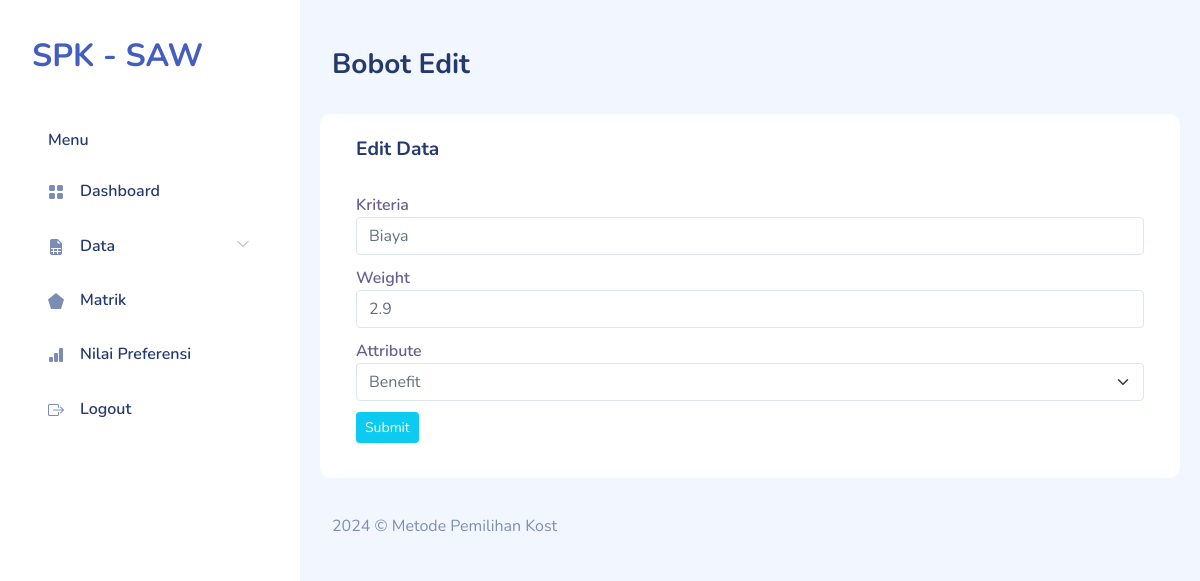
The page /bobot-edit.php?id=1 (signed in) on the database as committed earlier.
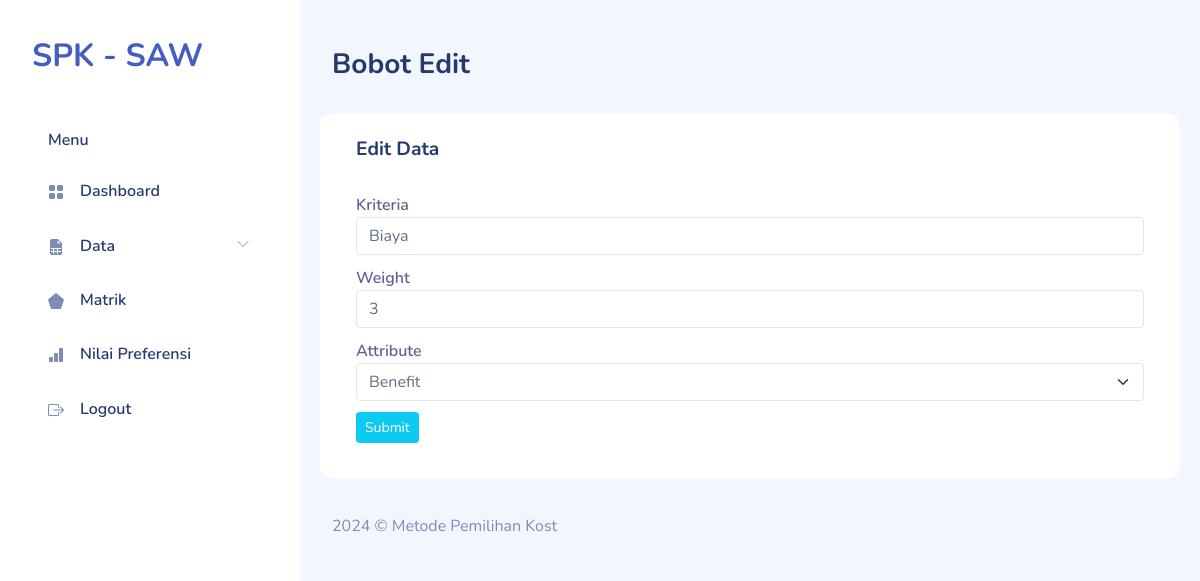
The same page on the database as committed later.
### tables this page shows
CREATE TABLE `saw_criterias` (
  `id_criteria` tinyint(3) UNSIGNED NOT NULL,
  `criteria` varchar(100) NOT NULL,
  `weight` float NOT NULL,
  `attribute` set('benefit','cost') DEFAULT NULL
);

### bobot-edit.php (the view, shortened to what this page needs)
<?php
require "include/conn.php";
$id = $_GET['id'];
$sql = "SELECT * FROM saw_criterias WHERE id_criteria = '$id' ";
$result = $db->query($sql);
$row = $result->fetch_array();
?>
<!DOCTYPE html>
<html lang="en">
    <?php require "layout/head.php";?>
    <body>
        <div id="app">
            <?php require "layout/sidebar.php";?>
            <div id="main">
                <div class="page-heading">
                    <h3>Bobot Edit</h3>
                </div>
                <div class="page-content">
                    <section class="row">
                    <div class="card">
                        <div class="card-header">
                            <h4 class="card-title">Edit Data</h4>
                        </div>
                        <div class="card-body">
                            <div class="row">
                                <div class="col">
                                    <form action="bobot-edit-act.php" method="POST">
                                    <div class="form-group">
                                        <label for="basicInput">Kriteria</label>
                                        <input type="text" class="form-control" name="criteria" value="<?=$row['criteria'];?>">
                                    </div>
                                    <div class="form-group">
                                        <label for="basicInput">Weight</label>
                                        <input type="text" class="form-control" name="weight" value="<?=$row['weight'];?>">
                                    </div>
                                    <div class="form-group">
                                        <label for="basicInput">Attribute</label>
                                        <select class="form-control form-select" name="attribute">
                                            <option value="benefit">Benefit</option>
                                          </select>
                                    </div>
                                    <div class="form-group">
                                        <input type="submit" class="btn btn-info btn-sm">
                                    </div>
                                    </form>
                                </div>
                            </div>
                        </div>
                    </div>
                    </section>
                </div>
                <?php require "layout/footer.php";?>
            </div>
        </div>
    </body>
</html>

Rows that differ between the two databases and show on the page:
changed saw_criterias "Biaya": weight "2.9" → "3"
